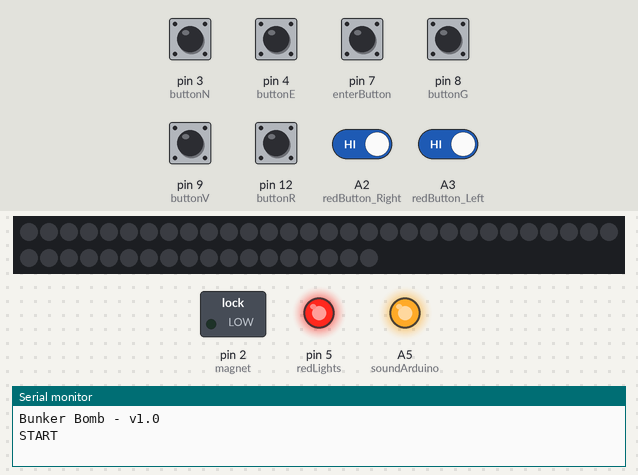
Bench run of a sketch on a simulated Arduino Uno, built with avr-gcc and run on an emulated ATmega328P. Shown: 48 RGB LEDs in strip order, left to right, continuing on the next row, switched loads named in the sketch (green lamp = pin HIGH), output pins drawn as LEDs (lit = HIGH), the last lines printed to the serial monitor. The inputs (shaded band) are chosen by the test bench; at power-on: A2 (redButton_Right), A3 (redButton_Left), pin 3 (buttonN), pin 4 (buttonE), pin 7 (enterButton), pin 8 (buttonG), pin 9 (buttonV), pin 12 (buttonR) HIGH. Dim RGB values are drawn brighter than linear.

Above: at 4.8 s.
4.9 s: A2 (redButton_Right) driven LOW and A3 (redButton_Left) driven LOW
At 7.1 s:
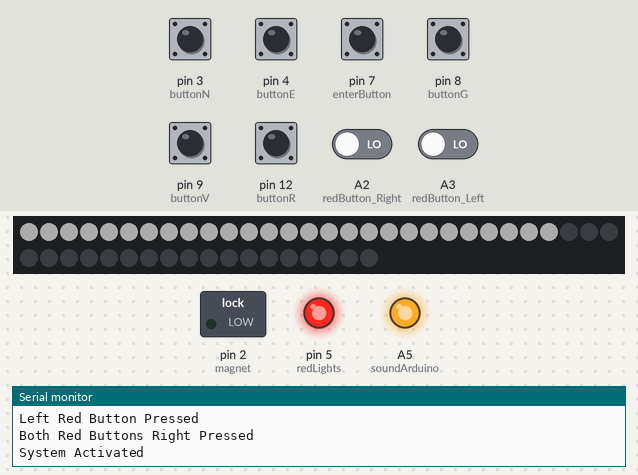
7.3 s: pin 3 (buttonN) pulled LOW for 0.15 s
9.0 s: pin 4 (buttonE) pulled LOW for 0.15 s
10.7 s: pin 8 (buttonG) pulled LOW for 0.15 s
Timing chart, 0 to 13.4 s (numbered marks = the images above; inputs shaded):
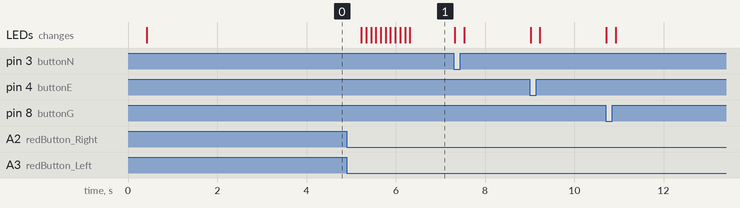

Measured:
- after the input at 4.9 s, the LEDs: change after 0.33 s (image 1)

The sketch:

12-2_Bunker_Bomb_Console.ino
```cpp
#include "Adafruit_TLC5947.h"

// How many boards do you have chained?
#define NUM_TLC5974 2

#define data   11
#define clock   13
#define latch   10
#define oe  -1  // set to -1 to not use the enable pin (its optional)

Adafruit_TLC5947 tlc = Adafruit_TLC5947(2, clock, data, latch);

// Alphabet Buttons & Magnet
int buttonE = 4;
int buttonECounter = 0;

int buttonG = 8;
int buttonGCounter = 0;

int buttonN = 3;
int buttonNCounter = 0;

int buttonR = 12;
int buttonRCounter = 0;

int buttonV = 9;
int buttonVCounter = 0;

int enterButton = 7;
int bigRedButton = 6;


// 2 Red Buttons
int redButton_Right = A2;
int redButton_Left = A3;

int soundArduino = A5;

int redLights = 5;
int magnet = 2;

int systemActivated = false;
int missionComplete = false;
int bigRedButtonReady = false;


// Password Info
int pwcount;
byte combination[] = "REVENGE";
byte userInput[100];


//Sender Information
char mystr[5] = "ALARM";


boolean redButtonR_Pushed = false;
boolean redButtonL_Pushed = false;

int redButtonR_Count;
int redButtonL_Count;
int bothButtons_Count;


void setup() {

  pinMode (buttonR, INPUT_PULLUP);
  pinMode (buttonE, INPUT_PULLUP);
  pinMode (buttonV, INPUT_PULLUP);
  pinMode (buttonN, INPUT_PULLUP);
  pinMode (buttonG, INPUT_PULLUP);


  pinMode (enterButton, INPUT_PULLUP);
  pinMode (bigRedButton, INPUT_PULLUP);
  pinMode (magnet, OUTPUT);
  pinMode (redLights, OUTPUT);
  pinMode (soundArduino, OUTPUT);

  pinMode (redButton_Right, INPUT_PULLUP);
  pinMode (redButton_Left, INPUT_PULLUP);


  digitalWrite(magnet, LOW);
  digitalWrite(redLights, HIGH);
  digitalWrite(soundArduino, HIGH);
  systemActivated = false;

  Serial.begin(115200);
  delay(200);
  Serial.println("Bunker Bomb - v1.0");
  delay(200);
  Serial.println("START");
  tlc.begin();
  if (oe >= 0) {
    pinMode(oe, OUTPUT);
    digitalWrite(oe, LOW);
  }
}

void(* resetFunc) (void) = 0; //declare reset function @ address 0

void loop() {
  //Serial.println("Loop");

  int redButtonR_State = digitalRead(redButton_Right);
  int redButtonL_State = digitalRead(redButton_Left);

  lightsOFF();


   if (redButtonL_State == 0){
    redButtonL_Count ++;
  } else if (redButtonL_State == 1) {
    redButtonL_Count = 0;
  }

  if (redButtonR_State == 0){
    redButtonR_Count ++;
   } else if (redButtonR_State == 1){
    redButtonR_Count = 0;
   }


  if (redButtonR_State == 0 && redButtonR_Count > 0 && redButtonR_Count < 2){
        Serial.println("Right Red Button Pressed");
  }


  if (redButtonL_State == 0 && redButtonL_Count > 0 && redButtonL_Count < 2){
      Serial.println("Left Red Button Pressed");
  }


  // Press Both Red Buttons
  if (redButtonR_State == 0 && redButtonL_State == 0){
      Serial.println("Both Red Buttons Right Pressed");

      delay(200);
      flicker();
      flicker();

      // System Activation
      systemActivated = true;
      Serial.println("System Activated");
  }


  while (bigRedButtonReady == true){

  int bigRedButtonState = digitalRead(bigRedButton);

     if (bigRedButtonState == 0){
        digitalWrite(redLights, LOW);
        Serial.println("Sounding Alarm...");
        missionComplete = true;
        Serial.println("Mission Complete");
        bigRedButtonReady = false;
        return loop();
      }
  }

  while (missionComplete == true){
    lightsOFF();

    int buttonR_State = digitalRead(buttonR);
    int buttonE_State = digitalRead(buttonE);
    delay(20000);
    Serial.println("Reset Prop...");
    delay(100);
    resetFunc();

  }


  while (systemActivated == true && missionComplete == false) {

  int buttonE_State = digitalRead(buttonE);
  int buttonG_State = digitalRead(buttonG);
  int buttonN_State = digitalRead(buttonN);
  int buttonR_State = digitalRead(buttonR);
  int buttonV_State = digitalRead(buttonV);
  int enterButtonState = digitalRead(enterButton);

  lightsON();

  int buttonRCount;
  int buttonECount;
  int buttonVCount;
  int buttonNCount;
  int buttonGCount;


  if (buttonR_State == 0){
    buttonRCount ++;
  } else {
    buttonRCount = 0;
  }
  if (buttonE_State == 0){
    buttonECount ++;
  } else {
    buttonECount = 0;
  }
  if (buttonV_State == 0){
    buttonVCount ++;
  } else {
    buttonVCount = 0;
  }
  if (buttonN_State == 0){
    buttonNCount ++;
  } else {
    buttonNCount = 0;
  }
  if (buttonG_State == 0){
    buttonGCount ++;
  } else {
    buttonGCount = 0;
  }

       if (buttonR_State == 0 && buttonRCount > 0 && buttonRCount < 2) {
        if (buttonR_State == 0){
          tlc.setPWM(17, 0);
          tlc.write();
        }
          userInput[pwcount] = 'R';
          pwcount++;
          delay(200);
          Serial.println("R was pressed");
      }

  if (buttonE_State == 0 && buttonECount > 0 && buttonECount < 2 ) {
    if (buttonE_State == 0){
          tlc.setPWM(4, 0);
          tlc.write();
    }
          userInput[pwcount] = 'E';
          pwcount++;
          delay(200);
          Serial.println("E was pressed");
      }

   if (buttonV_State == 0 && buttonVCount > 0 && buttonVCount < 2 ) {
    if (buttonV_State == 0){
          tlc.setPWM(21, 0);
          tlc.write();
    }
          userInput[pwcount] = 'V';
          pwcount++;
          delay(200);
          Serial.println("V was pressed");
      }

    if (buttonN_State == 0 && buttonNCount > 0 && buttonNCount < 2 ) {
      if (buttonN_State == 0){
          tlc.setPWM(13, 0);
          tlc.write();
      }
          userInput[pwcount] = 'N';
          pwcount++;
          delay(200);
          Serial.println("N was pressed");

      }

    if (buttonG_State == 0 && buttonGCount > 0 && buttonGCount < 2 ) {
      if (buttonG_State == 0){
          tlc.setPWM(6, 0);
          tlc.write();
      }
          userInput[pwcount] = 'G';
          pwcount++;
          delay(200);
          Serial.println("G was pressed");

      }


      if (enterButtonState == 0){
          Serial.println("Password Entered...");
          delay(100);
          enterPassword();
      }


    systemActivated = true;
  }


}


void enterPassword(){

 for (byte n = 0; n <= 7; n++) {

    if (userInput[n] == combination[n] && pwcount >= 7) {
      lightsOFF();
      digitalWrite(magnet, HIGH);
      Serial.println(String(userInput[n]));
      delay(200);
      Serial.println("Password Correct");
      delay(200);
      pwcount = 0;
      n = 0;
      bigRedButtonReady = true;
      Serial.println("Big Red Button Ready");
      delay(1000);
      return loop();

    }
    else if (userInput[n] != combination[n]) {
        //digitalWrite(magnet, HIGH);
        flicker();
        Serial.println(String(userInput[n]));
        delay(200);
        Serial.println("Wrong Password.");
        delay(2000);
        pwcount = 0;

        buttonRCounter = 0;
        buttonECounter = 0;
        buttonVCounter = 0;
        buttonNCounter = 0;
        buttonGCounter = 0;

        n = 0;
        return;
      }

    //return;
  }

}

void flicker(){
  int ON = 755;
  int OFF = 0;

  //OFF
  tlc.setPWM(0, OFF);
  tlc.setPWM(1, OFF);
  tlc.setPWM(2, OFF);
  tlc.setPWM(3, OFF);
  tlc.setPWM(4, OFF);
  tlc.setPWM(5, OFF);

  tlc.setPWM(6, OFF);
  tlc.setPWM(7, OFF);
  tlc.setPWM(8, OFF);
  tlc.setPWM(9, OFF);
  tlc.setPWM(10, OFF);
  tlc.setPWM(11, OFF);
  tlc.setPWM(12, OFF);
  tlc.setPWM(13, OFF);

  tlc.setPWM(14, OFF);
  tlc.setPWM(15, OFF);
  tlc.setPWM(16, OFF);
  tlc.setPWM(17, OFF);
  tlc.setPWM(18, OFF);
  tlc.setPWM(19, OFF);
  tlc.setPWM(20, OFF);

  tlc.setPWM(21, OFF);
  tlc.setPWM(22, OFF);
  tlc.setPWM(23, OFF);
  tlc.setPWM(24, OFF);
  tlc.setPWM(25, OFF);
  tlc.setPWM(26, OFF);
  tlc.write();
  delay(100);

  //ON
  tlc.setPWM(0, ON);
  tlc.setPWM(1, ON);
  tlc.setPWM(2, ON);
  tlc.setPWM(3, ON);
  tlc.setPWM(4, ON);
  tlc.setPWM(5, ON);

  tlc.setPWM(6, ON);
  tlc.setPWM(7, ON);
  tlc.setPWM(8, ON);
  tlc.setPWM(9, ON);
  tlc.setPWM(10, ON);
  tlc.setPWM(11, ON);
  tlc.setPWM(12, ON);
  tlc.setPWM(13, ON);

  tlc.setPWM(14, ON);
  tlc.setPWM(15, ON);
  tlc.setPWM(16, ON);
  tlc.setPWM(17, ON);
  tlc.setPWM(18, ON);
  tlc.setPWM(19, ON);
  tlc.setPWM(20, ON);

  tlc.setPWM(21, ON);
  tlc.setPWM(22, ON);
  tlc.setPWM(23, ON);
  tlc.setPWM(24, ON);
  tlc.setPWM(25, ON);
  tlc.setPWM(26, ON);
  tlc.write();
  delay(100);

  //OFF
  tlc.setPWM(0, OFF);
  tlc.setPWM(1, OFF);
  tlc.setPWM(2, OFF);
  tlc.setPWM(3, OFF);
  tlc.setPWM(4, OFF);
  tlc.setPWM(5, OFF);

  tlc.setPWM(6, OFF);
  tlc.setPWM(7, OFF);
  tlc.setPWM(8, OFF);
  tlc.setPWM(9, OFF);
  tlc.setPWM(10, OFF);
  tlc.setPWM(11, OFF);
  tlc.setPWM(12, OFF);
  tlc.setPWM(13, OFF);

  tlc.setPWM(14, OFF);
  tlc.setPWM(15, OFF);
  tlc.setPWM(16, OFF);
  tlc.setPWM(17, OFF);
  tlc.setPWM(18, OFF);
  tlc.setPWM(19, OFF);
  tlc.setPWM(20, OFF);

  tlc.setPWM(21, OFF);
  tlc.setPWM(22, OFF);
  tlc.setPWM(23, OFF);
  tlc.setPWM(24, OFF);
  tlc.setPWM(25, OFF);
  tlc.setPWM(26, OFF);
  tlc.write();
  delay(100);

  //ON
  tlc.setPWM(0, ON);
  tlc.setPWM(1, ON);
  tlc.setPWM(2, ON);
  tlc.setPWM(3, ON);
  tlc.setPWM(4, ON);
  tlc.setPWM(5, ON);

  tlc.setPWM(6, ON);
  tlc.setPWM(7, ON);
  tlc.setPWM(8, ON);
  tlc.setPWM(9, ON);
  tlc.setPWM(10, ON);
  tlc.setPWM(11, ON);
  tlc.setPWM(12, ON);
  tlc.setPWM(13, ON);

  tlc.setPWM(14, ON);
  tlc.setPWM(15, ON);
  tlc.setPWM(16, ON);
  tlc.setPWM(17, ON);
  tlc.setPWM(18, ON);
  tlc.setPWM(19, ON);
  tlc.setPWM(20, ON);

  tlc.setPWM(21, ON);
  tlc.setPWM(22, ON);
  tlc.setPWM(23, ON);
  tlc.setPWM(24, ON);
  tlc.setPWM(25, ON);
  tlc.setPWM(26, ON);
  tlc.write();
  delay(100);

  //OFF
  tlc.setPWM(0, OFF);
  tlc.setPWM(1, OFF);
  tlc.setPWM(2, OFF);
  tlc.setPWM(3, OFF);
  tlc.setPWM(4, OFF);
  tlc.setPWM(5, OFF);

  tlc.setPWM(6, OFF);
  tlc.setPWM(7, OFF);
  tlc.setPWM(8, OFF);
  tlc.setPWM(9, OFF);
  tlc.setPWM(10, OFF);
  tlc.setPWM(11, OFF);
  tlc.setPWM(12, OFF);
  tlc.setPWM(13, OFF);

  tlc.setPWM(14, OFF);
  tlc.setPWM(15, OFF);
  tlc.setPWM(16, OFF);
  tlc.setPWM(17, OFF);
  tlc.setPWM(18, OFF);
  tlc.setPWM(19, OFF);
  tlc.setPWM(20, OFF);

  tlc.setPWM(21, OFF);
  tlc.setPWM(22, OFF);
  tlc.setPWM(23, OFF);
  tlc.setPWM(24, OFF);
  tlc.setPWM(25, OFF);
  tlc.setPWM(26, OFF);
  tlc.write();
  delay(100);

  //ON
  tlc.setPWM(0, ON);
  tlc.setPWM(1, ON);
  tlc.setPWM(2, ON);
  tlc.setPWM(3, ON);
  tlc.setPWM(4, ON);
  tlc.setPWM(5, ON);

  tlc.setPWM(6, ON);
  tlc.setPWM(7, ON);
  tlc.setPWM(8, ON);
  tlc.setPWM(9, ON);
  tlc.setPWM(10, ON);
  tlc.setPWM(11, ON);
  tlc.setPWM(12, ON);
  tlc.setPWM(13, ON);

  tlc.setPWM(14, ON);
  tlc.setPWM(15, ON);
  tlc.setPWM(16, ON);
  tlc.setPWM(17, ON);
  tlc.setPWM(18, ON);
  tlc.setPWM(19, ON);
  tlc.setPWM(20, ON);

  tlc.setPWM(21, ON);
  tlc.setPWM(22, ON);
  tlc.setPWM(23, ON);
  tlc.setPWM(24, ON);
  tlc.setPWM(25, ON);
  tlc.setPWM(26, ON);
  tlc.write();
  delay(100);
}


void lightsOFF(){
  tlc.setPWM(0, 0);
  tlc.setPWM(1, 0);
  tlc.setPWM(2, 0);
  tlc.setPWM(3, 0);
  tlc.setPWM(4, 0);
  tlc.setPWM(5, 0);
  tlc.setPWM(6, 0);

  tlc.setPWM(7, 0);
  tlc.setPWM(8, 0);
  tlc.setPWM(9, 0);
  tlc.setPWM(10, 0);
  tlc.setPWM(11, 0);
  tlc.setPWM(12, 0);
  tlc.setPWM(13, 0);

  tlc.setPWM(14, 0);
  tlc.setPWM(15, 0);
  tlc.setPWM(16, 0);
  tlc.setPWM(17, 0);
  tlc.setPWM(18, 0);
  tlc.setPWM(19, 0);
  tlc.setPWM(20, 0);

  tlc.setPWM(21, 0); // works
  tlc.setPWM(22, 0);// works
  tlc.setPWM(23, 0);// works
  tlc.setPWM(24, 0);// DOES NOT WORK
  tlc.setPWM(25, 0); // DOES NOT WORK
  tlc.write();
}


void lightsON(){
  int ON = 755;

  tlc.setPWM(0, ON);
  tlc.setPWM(1, ON);
  tlc.setPWM(2, ON);
  tlc.setPWM(3, ON);
  tlc.setPWM(4, ON);
  tlc.setPWM(5, ON);

  tlc.setPWM(6, ON);
  tlc.setPWM(7, ON);
  tlc.setPWM(8, ON);
  tlc.setPWM(9, ON);
  tlc.setPWM(10, ON);
  tlc.setPWM(11, ON);
  tlc.setPWM(12, ON);
  tlc.setPWM(13, ON);

  tlc.setPWM(14, ON);
  tlc.setPWM(15, ON);
  tlc.setPWM(16, ON);
  tlc.setPWM(17, ON);
  tlc.setPWM(18, ON);
  tlc.setPWM(19, ON);
  tlc.setPWM(20, ON);

  tlc.setPWM(21, ON);
  tlc.setPWM(22, ON);
  tlc.setPWM(23, ON);
  tlc.setPWM(24, ON);
  tlc.setPWM(25, ON);
  tlc.setPWM(26, ON);
  tlc.write();
}


void soundAlarm(){
  digitalWrite(soundArduino, LOW);
}
```
